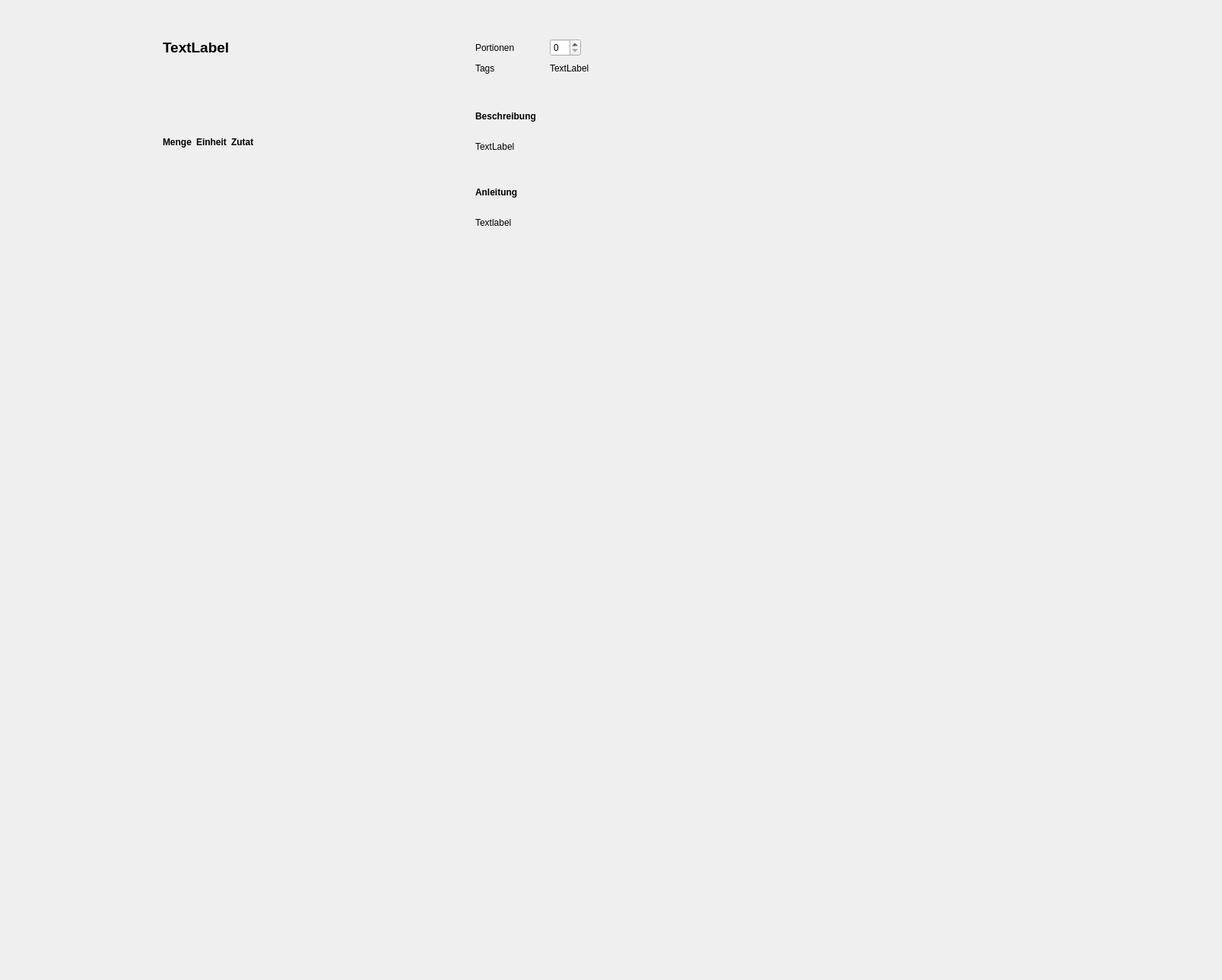
            <widget class="QWidget" name="scrollAreaWidgetContents_2">
             <property name="geometry">
              <rect>
               <x>0</x>
               <y>0</y>
               <width>1607</width>
               <height>1289</height>
              </rect>
             </property>
             <layout class="QHBoxLayout" name="horizontalLayout_4">
              <item>
               <spacer name="verticalSpacer">
                <property name="orientation">
                 <enum>Qt::Horizontal</enum>
                </property>
                <property name="sizeType">
                 <enum>QSizePolicy::Expanding</enum>
                </property>
                <property name="sizeHint" stdset="0">
                 <size>
                  <width>40</width>
                  <height>20</height>
                 </size>
                </property>
               </spacer>
              </item>
              <item>
               <layout class="QVBoxLayout" name="verticalLayout_8">
                <item>
                 <spacer name="verticalSpacer_9">
                  <property name="orientation">
                   <enum>Qt::Vertical</enum>
                  </property>
                  <property name="sizeType">
                   <enum>QSizePolicy::Fixed</enum>
                  </property>
                  <property name="sizeHint" stdset="0">
                   <size>
                    <width>20</width>
                    <height>40</height>
                   </size>
                  </property>
                 </spacer>
                </item>
                <item>
                 <widget class="QLabel" name="nameLabel">
                  <property name="font">
                   <font>
                    <pointsize>14</pointsize>
                    <weight>75</weight>
                    <bold>true</bold>
                   </font>
                  </property>
                  <property name="text">
                   <string>TextLabel</string>
                  </property>
                 </widget>
                </item>
                <item>
                 <spacer name="verticalSpacer_6">
                  <property name="orientation">
                   <enum>Qt::Vertical</enum>
                  </property>
                  <property name="sizeType">
                   <enum>QSizePolicy::Fixed</enum>
                  </property>
                  <property name="sizeHint" stdset="0">
                   <size>
                    <width>20</width>
                    <height>40</height>
                   </size>
                  </property>
                 </spacer>
                </item>
                <item>
                 <widget class="QLabel" name="imageLabel">
                  <property name="minimumSize">
                   <size>
                    <width>0</width>
                    <height>0</height>
                   </size>
                  </property>
                  <property name="maximumSize">
                   <size>
                    <width>512</width>
                    <height>512</height>
                   </size>
                  </property>
                  <property name="text">
                   <string/>
                  </property>
                  <property name="pixmap">
                   <pixmap>meal_icon.svg</pixmap>
                  </property>
                  <property name="scaledContents">
                   <bool>true</bool>
                  </property>
                 </widget>
                </item>
                <item>
                 <spacer name="verticalSpacer_8">
                  <property name="orientation">
                   <enum>Qt::Vertical</enum>
                  </property>
                  <property name="sizeType">
                   <enum>QSizePolicy::Fixed</enum>
                  </property>
                  <property name="sizeHint" stdset="0">
                   <size>
                    <width>20</width>
                    <height>40</height>
                   </size>
                  </property>
                 </spacer>
                </item>
                <item>
                 <layout class="QGridLayout" name="zutatenGrid" columnstretch="0,0,1">
                  <item row="0" column="0">
                   <widget class="QLabel" name="label_18">
                    <property name="font">
                     <font>
                      <weight>75</weight>
                      <bold>true</bold>
                     </font>
                    </property>
                    <property name="text">
                     <string>Menge</string>
                    </property>
                   </widget>
                  </item>
                  <item row="0" column="1">
                   <widget class="QLabel" name="label_19">
                    <property name="font">
                     <font>
                      <weight>75</weight>
                      <bold>true</bold>
                     </font>
                    </property>
                    <property name="text">
                     <string>Einheit</string>
                    </property>
                   </widget>
                  </item>
                  <item row="0" column="2">
                   <widget class="QLabel" name="label_20">
                    <property name="font">
                     <font>
                      <weight>75</weight>
                      <bold>true</bold>
                     </font>
                    </property>
                    <property name="text">
                     <string>Zutat</string>
                    </property>
                   </widget>
                  </item>
                 </layout>
                </item>
                <item>
                 <spacer name="verticalSpacer_10">
                  <property name="orientation">
                   <enum>Qt::Vertical</enum>
                  </property>
                  <property name="sizeHint" stdset="0">
                   <size>
                    <width>20</width>
                    <height>40</height>
                   </size>
                  </property>
                 </spacer>
                </item>
               </layout>
              </item>
              <item>
               <spacer name="horizontalSpacer_9">
                <property name="orientation">
                 <enum>Qt::Horizontal</enum>
                </property>
                <property name="sizeHint" stdset="0">
                 <size>
                  <width>40</width>
                  <height>20</height>
                 </size>
                </property>
               </spacer>
              </item>
              <item>
               <layout class="QVBoxLayout" name="verticalLayout_9">
                <item>
                 <spacer name="verticalSpacer_7">
                  <property name="orientation">
                   <enum>Qt::Vertical</enum>
                  </property>
                  <property name="sizeType">
                   <enum>QSizePolicy::Fixed</enum>
                  </property>
                  <property name="sizeHint" stdset="0">
                   <size>
                    <width>20</width>
                    <height>40</height>
                   </size>
                  </property>
                 </spacer>
                </item>
                <item>
                 <layout class="QGridLayout" name="gridLayout" rowstretch="0,0" columnstretch="0,0,0">
                  <item row="1" column="1">
                   <spacer name="horizontalSpacer_13">
                    <property name="orientation">
                     <enum>Qt::Horizontal</enum>
                    </property>
                    <property name="sizeType">
                     <enum>QSizePolicy::Fixed</enum>
                    </property>
                    <property name="sizeHint" stdset="0">
                     <size>
                      <width>40</width>
                      <height>20</height>
                     </size>
                    </property>
                   </spacer>
                  </item>
                  <item row="0" column="0">
                   <widget class="QLabel" name="label_9">
                    <property name="sizePolicy">
                     <sizepolicy hsizetype="Minimum" vsizetype="Preferred">
                      <horstretch>0</horstretch>
                      <verstretch>0</verstretch>
                     </sizepolicy>
                    </property>
                    <property name="text">
                     <string>Portionen</string>
                    </property>
                   </widget>
                  </item>
                  <item row="0" column="1">
                   <spacer name="horizontalSpacer_12">
                    <property name="orientation">
                     <enum>Qt::Horizontal</enum>
                    </property>
                    <property name="sizeType">
                     <enum>QSizePolicy::Fixed</enum>
                    </property>
                    <property name="sizeHint" stdset="0">
                     <size>
                      <width>40</width>
                      <height>20</height>
                     </size>
                    </property>
                   </spacer>
                  </item>
                  <item row="0" column="2">
                   <layout class="QHBoxLayout" name="horizontalLayout_11">
                    <item>
                     <widget class="QSpinBox" name="portionenSpinBox"/>
                    </item>
                    <item>
                     <spacer name="horizontalSpacer_16">
                      <property name="orientation">
                       <enum>Qt::Horizontal</enum>
                      </property>
                      <property name="sizeHint" stdset="0">
                       <size>
                        <width>40</width>
                        <height>20</height>
                       </size>
                      </property>
                     </spacer>
                    </item>
                   </layout>
                  </item>
                  <item row="1" column="2">
                   <widget class="QLabel" name="tagsLabel">
                    <property name="text">
                     <string>TextLabel</string>
                    </property>
                   </widget>
                  </item>
                  <item row="1" column="0">
                   <widget class="QLabel" name="label_11">
                    <property name="sizePolicy">
                     <sizepolicy hsizetype="Minimum" vsizetype="Preferred">
                      <horstretch>0</horstretch>
                      <verstretch>0</verstretch>
                     </sizepolicy>
                    </property>
                    <property name="text">
                     <string>Tags</string>
                    </property>
                   </widget>
                  </item>
                 </layout>
                </item>
                <item>
                 <spacer name="verticalSpacer_19">
                  <property name="orientation">
                   <enum>Qt::Vertical</enum>
                  </property>
                  <property name="sizeType">
                   <enum>QSizePolicy::Fixed</enum>
                  </property>
                  <property name="sizeHint" stdset="0">
                   <size>
                    <width>20</width>
                    <height>40</height>
                   </size>
                  </property>
                 </spacer>
                </item>
                <item>
                 <widget class="QLabel" name="label_17">
                  <property name="font">
                   <font>
                    <weight>75</weight>
                    <bold>true</bold>
                   </font>
                  </property>
                  <property name="text">
                   <string>Beschreibung</string>
                  </property>
                 </widget>
                </item>
                <item>
                 <spacer name="verticalSpacer_23">
                  <property name="orientation">
                   <enum>Qt::Vertical</enum>
                  </property>
                  <property name="sizeType">
                   <enum>QSizePolicy::Fixed</enum>
                  </property>
                  <property name="sizeHint" stdset="0">
                   <size>
                    <width>20</width>
                    <height>20</height>
                   </size>
                  </property>
                 </spacer>
                </item>
                <item>
                 <widget class="QLabel" name="beschreibungLabel">
                  <property name="text">
                   <string>TextLabel</string>
                  </property>
                 </widget>
                </item>
                <item>
                 <spacer name="verticalSpacer_24">
                  <property name="orientation">
                   <enum>Qt::Vertical</enum>
                  </property>
                  <property name="sizeType">
                   <enum>QSizePolicy::Fixed</enum>
                  </property>
                  <property name="sizeHint" stdset="0">
                   <size>
                    <width>20</width>
                    <height>40</height>
                   </size>
                  </property>
                 </spacer>
                </item>
                <item>
                 <widget class="QLabel" name="label_2">
                  <property name="sizePolicy">
                   <sizepolicy hsizetype="Minimum" vsizetype="Minimum">
                    <horstretch>0</horstretch>
                    <verstretch>0</verstretch>
                   </sizepolicy>
                  </property>
                  <property name="minimumSize">
                   <size>
                    <width>768</width>
                    <height>0</height>
                   </size>
                  </property>
                  <property name="font">
                   <font>
                    <weight>75</weight>
                    <bold>true</bold>
                   </font>
                  </property>
                  <property name="text">
                   <string>Anleitung</string>
                  </property>
                 </widget>
                </item>
                <item>
                 <spacer name="verticalSpacer_4">
                  <property name="orientation">
                   <enum>Qt::Vertical</enum>
                  </property>
                  <property name="sizeType">
                   <enum>QSizePolicy::Fixed</enum>
                  </property>
                  <property name="sizeHint" stdset="0">
                   <size>
                    <width>20</width>
                    <height>20</height>
                   </size>
                  </property>
                 </spacer>
                </item>
                <item>
                 <widget class="QLabel" name="anleitungLabel">
                  <property name="maximumSize">
                   <size>
                    <width>1000</width>
                    <height>1000</height>
                   </size>
                  </property>
                  <property name="text">
                   <string>Textlabel</string>
                  </property>
                  <property name="scaledContents">
                   <bool>false</bool>
                  </property>
                  <property name="wordWrap">
                   <bool>true</bool>
                  </property>
                 </widget>
                </item>
                <item>
                 <spacer name="verticalSpacer_3">
                  <property name="orientation">
                   <enum>Qt::Vertical</enum>
                  </property>
                  <property name="sizeHint" stdset="0">
                   <size>
                    <width>20</width>
                    <height>40</height>
                   </size>
                  </property>
                 </spacer>
                </item>
               </layout>
              </item>
              <item>
               <spacer name="verticalSpacer_2">
                <property name="orientation">
                 <enum>Qt::Horizontal</enum>
                </property>
                <property name="sizeHint" stdset="0">
                 <size>
                  <width>40</width>
                  <height>20</height>
                 </size>
                </property>
               </spacer>
              </item>
             </layout>
            </widget>
